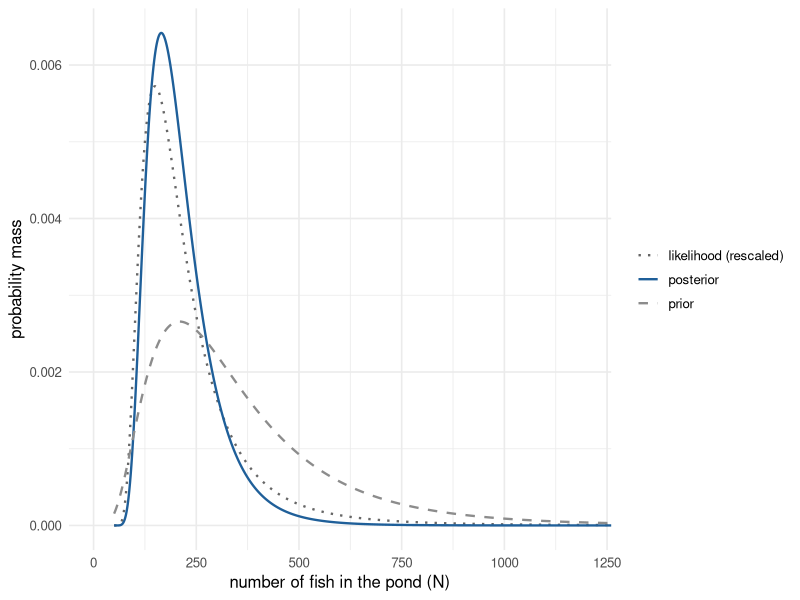

Write R code to recreate this figure.
## ---- chunk 1
#| include: false
knitr::opts_chunk$set(echo = FALSE, message = FALSE, warning = FALSE)
library(ggplot2)
theme_set(theme_minimal(base_size = 12))
set.seed(510)

# Capture-recapture example used throughout the page
marked     <- 30     # fish marked and released
caught     <- 25     # fish caught a week later
recaptured <- 5      # of those, carrying a mark
pond_size  <- 50:3000                     # every possible number of fish
prior      <- dlnorm(pond_size, meanlog = log(300), sdlog = 0.6)
prior      <- prior / sum(prior)
likelihood <- dhyper(recaptured, marked, pond_size - marked, caught)
posterior  <- prior * likelihood / sum(prior * likelihood)
post_cdf   <- cumsum(posterior)
post_mean  <- round(sum(pond_size * posterior))
post_median <- pond_size[which(post_cdf >= 0.5)[1]]
post_map   <- pond_size[which.max(posterior)]
ci_lower   <- pond_size[which(post_cdf >= 0.05)[1]]
ci_upper   <- pond_size[which(post_cdf >= 0.95)[1]]
## ---- chunk 2
#| label: fig-fish
#| fig-cap: "Prior (dashed), likelihood rescaled to sum to one (dotted) and posterior (solid) for the number of fish."
#| fig-height: 3.6
fish <- data.frame(
  N = rep(pond_size, 3),
  probability = c(prior, likelihood / sum(likelihood), posterior),
  curve = rep(c("prior", "likelihood (rescaled)", "posterior"), each = length(pond_size))
)
ggplot(fish, aes(N, probability, linetype = curve, colour = curve)) +
  geom_line(linewidth = 0.8) +
  scale_colour_manual(values = c("grey40", "#1f5f99", "grey55")) +
  scale_linetype_manual(values = c("dotted", "solid", "dashed")) +
  coord_cartesian(xlim = c(0, 1200)) +
  labs(x = "number of fish in the pond (N)", y = "probability mass", colour = NULL, linetype = NULL)
## ---- chunk 3
#| label: ci-table
x <- 4; n <- 20; p_hat <- x / n
wald  <- p_hat + c(-1, 1) * 1.96 * sqrt(p_hat * (1 - p_hat) / n)
wilson <- as.numeric(prop.test(x, n, correct = FALSE)$conf.int)
exact <- as.numeric(binom.test(x, n)$conf.int)
flat_cred <- qbeta(c(0.025, 0.975), 1 + x, 1 + n - x)
knitr::kable(data.frame(
  Interval = c("Wald 95% CI", "Wilson 95% CI", "Exact (Clopper–Pearson) 95% CI",
               "95% credible interval, Beta(1, 1) prior"),
  Lower = round(c(wald[1], wilson[1], exact[1], flat_cred[1]), 3),
  Upper = round(c(wald[2], wilson[2], exact[2], flat_cred[2]), 3)
))
